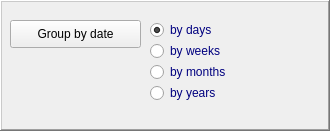
   <widget class="QFrame" name="frm_date">
    <property name="geometry">
     <rect>
      <x>10</x>
      <y>10</y>
      <width>330</width>
      <height>131</height>
     </rect>
    </property>
    <property name="frameShape">
     <enum>QFrame::WinPanel</enum>
    </property>
    <property name="frameShadow">
     <enum>QFrame::Raised</enum>
    </property>
    <widget class="QPushButton" name="btn_group_date">
     <property name="geometry">
      <rect>
       <x>10</x>
       <y>20</y>
       <width>131</width>
       <height>28</height>
      </rect>
     </property>
     <property name="autoFillBackground">
      <bool>true</bool>
     </property>
     <property name="text">
      <string>Group by date</string>
     </property>
     <property name="autoDefault">
      <bool>false</bool>
     </property>
    </widget>
    <widget class="QRadioButton" name="rdb_days">
     <property name="geometry">
      <rect>
       <x>150</x>
       <y>20</y>
       <width>161</width>
       <height>20</height>
      </rect>
     </property>
     <property name="palette">
      <palette>
       <active>
        <colorrole role="WindowText">
         <brush brushstyle="SolidPattern">
          <color alpha="255">
           <red>0</red>
           <green>0</green>
           <blue>127</blue>
          </color>
         </brush>
        </colorrole>
       </active>
       <inactive>
        <colorrole role="WindowText">
         <brush brushstyle="SolidPattern">
          <color alpha="255">
           <red>0</red>
           <green>0</green>
           <blue>127</blue>
          </color>
         </brush>
        </colorrole>
       </inactive>
       <disabled>
        <colorrole role="WindowText">
         <brush brushstyle="SolidPattern">
          <color alpha="255">
           <red>120</red>
           <green>120</green>
           <blue>120</blue>
          </color>
         </brush>
        </colorrole>
       </disabled>
      </palette>
     </property>
     <property name="layoutDirection">
      <enum>Qt::LeftToRight</enum>
     </property>
     <property name="text">
      <string>by days</string>
     </property>
     <property name="icon">
      <iconset>
       <normaloff>data/assets/view_day.png</normaloff>data/assets/view_day.png</iconset>
     </property>
     <property name="iconSize">
      <size>
       <width>24</width>
       <height>24</height>
      </size>
     </property>
     <property name="checked">
      <bool>true</bool>
     </property>
    </widget>
    <widget class="QRadioButton" name="rdb_weeks">
     <property name="geometry">
      <rect>
       <x>150</x>
       <y>41</y>
       <width>161</width>
       <height>20</height>
      </rect>
     </property>
     <property name="palette">
      <palette>
       <active>
        <colorrole role="WindowText">
         <brush brushstyle="SolidPattern">
          <color alpha="255">
           <red>0</red>
           <green>0</green>
           <blue>127</blue>
          </color>
         </brush>
        </colorrole>
       </active>
       <inactive>
        <colorrole role="WindowText">
         <brush brushstyle="SolidPattern">
          <color alpha="255">
           <red>0</red>
           <green>0</green>
           <blue>127</blue>
          </color>
         </brush>
        </colorrole>
       </inactive>
       <disabled>
        <colorrole role="WindowText">
         <brush brushstyle="SolidPattern">
          <color alpha="255">
           <red>120</red>
           <green>120</green>
           <blue>120</blue>
          </color>
         </brush>
        </colorrole>
       </disabled>
      </palette>
     </property>
     <property name="layoutDirection">
      <enum>Qt::LeftToRight</enum>
     </property>
     <property name="text">
      <string>by weeks</string>
     </property>
     <property name="icon">
      <iconset>
       <normaloff>data/assets/view_week.png</normaloff>data/assets/view_week.png</iconset>
     </property>
     <property name="iconSize">
      <size>
       <width>24</width>
       <height>24</height>
      </size>
     </property>
    </widget>
    <widget class="QRadioButton" name="rdb_months">
     <property name="geometry">
      <rect>
       <x>150</x>
       <y>62</y>
       <width>161</width>
       <height>20</height>
      </rect>
     </property>
     <property name="palette">
      <palette>
       <active>
        <colorrole role="WindowText">
         <brush brushstyle="SolidPattern">
          <color alpha="255">
           <red>0</red>
           <green>0</green>
           <blue>127</blue>
          </color>
         </brush>
        </colorrole>
       </active>
       <inactive>
        <colorrole role="WindowText">
         <brush brushstyle="SolidPattern">
          <color alpha="255">
           <red>0</red>
           <green>0</green>
           <blue>127</blue>
          </color>
         </brush>
        </colorrole>
       </inactive>
       <disabled>
        <colorrole role="WindowText">
         <brush brushstyle="SolidPattern">
          <color alpha="255">
           <red>120</red>
           <green>120</green>
           <blue>120</blue>
          </color>
         </brush>
        </colorrole>
       </disabled>
      </palette>
     </property>
     <property name="layoutDirection">
      <enum>Qt::LeftToRight</enum>
     </property>
     <property name="text">
      <string>by months</string>
     </property>
     <property name="icon">
      <iconset>
       <normaloff>data/assets/view_month.png</normaloff>data/assets/view_month.png</iconset>
     </property>
     <property name="iconSize">
      <size>
       <width>24</width>
       <height>24</height>
      </size>
     </property>
    </widget>
    <widget class="QRadioButton" name="rdb_years">
     <property name="geometry">
      <rect>
       <x>150</x>
       <y>83</y>
       <width>161</width>
       <height>20</height>
      </rect>
     </property>
     <property name="palette">
      <palette>
       <active>
        <colorrole role="WindowText">
         <brush brushstyle="SolidPattern">
          <color alpha="255">
           <red>0</red>
           <green>0</green>
           <blue>127</blue>
          </color>
         </brush>
        </colorrole>
       </active>
       <inactive>
        <colorrole role="WindowText">
         <brush brushstyle="SolidPattern">
          <color alpha="255">
           <red>0</red>
           <green>0</green>
           <blue>127</blue>
          </color>
         </brush>
        </colorrole>
       </inactive>
       <disabled>
        <colorrole role="WindowText">
         <brush brushstyle="SolidPattern">
          <color alpha="255">
           <red>120</red>
           <green>120</green>
           <blue>120</blue>
          </color>
         </brush>
        </colorrole>
       </disabled>
      </palette>
     </property>
     <property name="layoutDirection">
      <enum>Qt::LeftToRight</enum>
     </property>
     <property name="text">
      <string>by years</string>
     </property>
     <property name="icon">
      <iconset>
       <normaloff>data/assets/view_year.png</normaloff>data/assets/view_year.png</iconset>
     </property>
     <property name="iconSize">
      <size>
       <width>24</width>
       <height>24</height>
      </size>
     </property>
    </widget>
    <widget class="QLabel" name="lbl_icon_date">
     <property name="geometry">
      <rect>
       <x>50</x>
       <y>50</y>
       <width>55</width>
       <height>55</height>
      </rect>
     </property>
     <property name="text">
      <string/>
     </property>
     <property name="pixmap">
      <pixmap>data/assets/date_icon.png</pixmap>
     </property>
    </widget>
   </widget>
